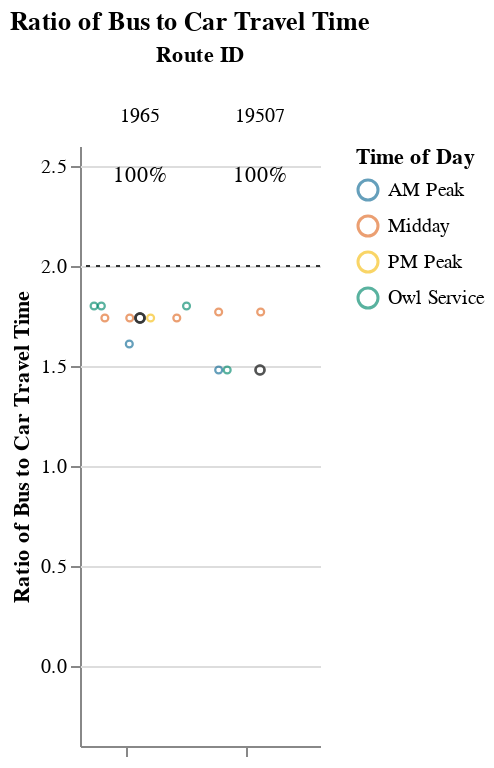
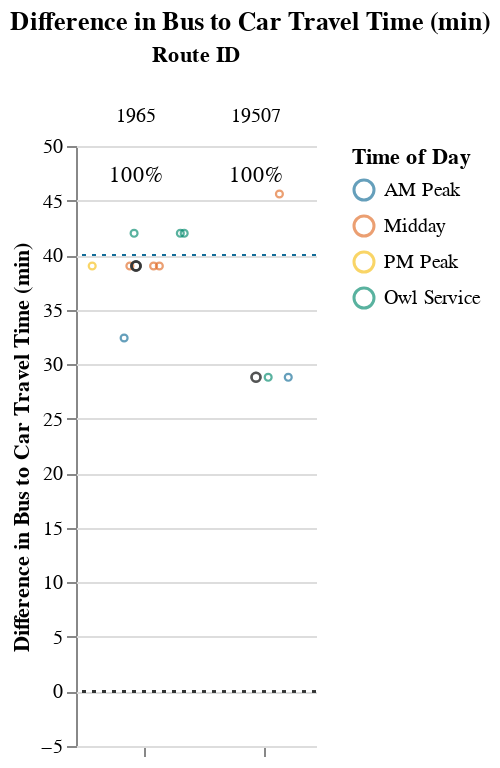

Notebook source saved alongside these figures, in order:
### Markdown cell above
### Long Routes (> 1.5 hrs)

### Code cell
route_group = "long"
try:
    subset_routes, mult, diff  = setup_charts(df, PCT_COMPETITIVE_THRESHOLD, route_group)
    if len(subset_routes) > 0:
        display(
            Markdown(
                f"{CAPTIONS_DICT[route_group]}"
                "Within each route group, routes are sorted in descending order "
                "by % competitive trips and # trips below the additional time cut-off."
            )
        )

        display(mult)
        display(diff)
except:
    print("No routes meet this criteria.")

### Figure 1 — Vega-Lite specification as saved in the notebook (floating-point values rounded to 4 significant figures)
{"config": {"view": {"continuousWidth": 400, "continuousHeight": 300, "stroke": null}, "facet": {"spacing": 0}}, "data": {"name": "data-570277145ce983f8eeb32497a761a22f"}, "facet": {"column": {"field": "route_id", "sort": ["1965", "19507"], "title": "Route ID", "type": "nominal"}}, "spec": {"layer": [{"mark": {"type": "point", "opacity": 0.65, "size": 12, "strokeWidth": 1.1}, "encoding": {"color": {"field": "time_of_day", "scale": {"range": ["#136C97", "#E16B26", "#F6BF16", "#00896B", "#7790A3", "#5B559C"]}, "sort": ["AM Peak", "Midday", "PM Peak", "Owl Service"], "title": "Time of Day", "type": "nominal"}, "tooltip": [{"field": "route_id", "type": "nominal"}, {"field": "trip_id", "type": "nominal"}, {"field": "service_hours", "type": "quantitative"}, {"field": "car_duration_hours", "type": "quantitative"}, {"field": "bus_multiplier", "type": "quantitative"}, {"field": "bus_difference", "type": "quantitative"}, {"field": "num_trips", "type": "quantitative"}, {"field": "num_competitive", "type": "quantitative"}, {"field": "pct_trips_competitive", "type": "quantitative"}, {"field": "p25", "type": "quantitative"}, {"field": "p50", "type": "quantitative"}, {"field": "p75", "type": "quantitative"}], "x": {"axis": {"grid": false, "labels": false, "ticks": true, "values": [0]}, "field": "jitter", "scale": {}, "title": null, "type": "quantitative"}, "y": {"field": "bus_multiplier", "scale": {"domain": [-0.25, 2.5]}, "title": "Ratio of Bus to Car Travel Time", "type": "quantitative"}}, "selection": {"selector003": {"type": "interval", "bind": "scales", "encodings": ["x", "y"]}}, "transform": [{"calculate": "sqrt(-2*log(random()))*cos(2*PI*random())", "as": "jitter"}], "width": 60}, {"layer": [{"mark": {"type": "point", "opacity": 0.6, "size": 20, "strokeWidth": 1.3}, "encoding": {"color": {"value": "#323434"}, "y": {"field": "bus_multiplier", "type": "quantitative"}}, "transform": [{"filter": "(datum.p50_trip === 1)"}]}, {"mark": {"type": "rule", "strokeDash": [2, 3]}, "encoding": {"color": {"value": "#323434"}, "y": {"field": "cutoff", "type": "quantitative"}}}, {"mark": {"type": "text", "align": "center", "baseline": "middle"}, "encoding": {"color": {"value": "black"}, "text": {"field": "pct_trips_competitive", "format": ".0%", "type": "quantitative"}, "tooltip": [{"field": "route_id", "type": "nominal"}, {"field": "trip_id", "type": "nominal"}, {"field": "service_hours", "type": "quantitative"}, {"field": "car_duration_hours", "type": "quantitative"}, {"field": "bus_multiplier", "type": "quantitative"}, {"field": "bus_difference", "type": "quantitative"}, {"field": "num_trips", "type": "quantitative"}, {"field": "num_competitive", "type": "quantitative"}, {"field": "pct_trips_competitive", "type": "quantitative"}, {"field": "p25", "type": "quantitative"}, {"field": "p50", "type": "quantitative"}, {"field": "p75", "type": "quantitative"}], "x": {"value": 30}, "y": {"value": 15}}, "transform": [{"calculate": "sqrt(-2*log(random()))*cos(2*PI*random())", "as": "jitter"}, {"filter": "(datum.fastest_trip === 1)"}]}]}]}, "resolve": {"scale": {"y": "shared"}}, "title": "Ratio of Bus to Car Travel Time", "$schema": "https://vega.github.io/schema/vega-lite/v4.17.0.json", "datasets": {"data-570277145ce983f8eeb32497a761a22f": [{"calitp_itp_id": 101, "trip_key": 3236287114091401813, "trip_id": "t_1949433_b_33026_tn_0", "shape_id": "p_1275951", "route_id": "19507", "service_hours": 1.47, "trip_first_departure_ts": 25800, "trip_last_arrival_ts": 31080, "departure_hour": 7, "time_of_day": "AM Peak", "p25": 1.47, "p50": 1.61, "p75": 1.75, "p50_trip": 1, "fastest_trip": 1, "car_duration_hours": 0.99, "competitive_route": 1, "bus_multiplier": 1.48, "bus_difference": 28.8, "num_trips": 4, "num_competitive": 4, "pct_trips_competitive": 1.0, "bus_difference_spread": 16.8, "route_group": "long", "max_trip_hrs": 1.75, "max_trip_route_group": 1.75, "name": "El Dorado County Transit Authority", "caltrans_district": "03 - Marysville", "drmt_organization_name": null, "cutoff2": 40, "cutoff": 2}, {"calitp_itp_id": 101, "trip_key": 8563022532481679830, "trip_id": "t_1949432_b_33026_tn_0", "shape_id": "p_1275951", "route_id": "19507", "service_hours": 1.47, "trip_first_departure_ts": 22200, "trip_last_arrival_ts": 27480, "departure_hour": 6, "time_of_day": "Owl Service", "p25": 1.47, "p50": 1.61, "p75": 1.75, "p50_trip": 1, "fastest_trip": 0, "car_duration_hours": 0.99, "competitive_route": 1, "bus_multiplier": 1.48, "bus_difference": 28.8, "num_trips": 4, "num_competitive": 4, "pct_trips_competitive": 1.0, "bus_difference_spread": 16.8, "route_group": "long", "max_trip_hrs": 1.75, "max_trip_route_group": 1.75, "name": "El Dorado County Transit Authority", "caltrans_district": "03 - Marysville", "drmt_organization_name": null, "cutoff2": 40, "cutoff": 2}, {"calitp_itp_id": 101, "trip_key": 9110982268179110409, "trip_id": "t_1949431_b_33026_tn_0", "shape_id": "p_1276361", "route_id": "19507", "service_hours": 1.75, "trip_first_departure_ts": 55200, "trip_last_arrival_ts": 61500, "departure_hour": 15, "time_of_day": "Midday", "p25": 1.47, "p50": 1.61, "p75": 1.75, "p50_trip": 0, "fastest_trip": 0, "car_duration_hours": 0.99, "competitive_route": 1, "bus_multiplier": 1.77, "bus_difference": 45.6, "num_trips": 4, "num_competitive": 4, "pct_trips_competitive": 1.0, "bus_difference_spread": 16.8, "route_group": "long", "max_trip_hrs": 1.75, "max_trip_route_group": 1.75, "name": "El Dorado County Transit Authority", "caltrans_district": "03 - Marysville", "drmt_organization_name": null, "cutoff2": 40, "cutoff": 2}, {"calitp_itp_id": 101, "trip_key": 3588662629553815803, "trip_id": "t_1949430_b_33026_tn_0", "shape_id": "p_1276361", "route_id": "19507", "service_hours": 1.75, "trip_first_departure_ts": 50400, "trip_last_arrival_ts": 56700, "departure_hour": 14, "time_of_day": "Midday", "p25": 1.47, "p50": 1.61, "p75": 1.75, "p50_trip": 0, "fastest_trip": 0, "car_duration_hours": 0.99, "competitive_route": 1, "bus_multiplier": 1.77, "bus_difference": 45.6, "num_trips": 4, "num_competitive": 4, "pct_trips_competitive": 1.0, "bus_difference_spread": 16.8, "route_group": "long", "max_trip_hrs": 1.75, "max_trip_route_group": 1.75, "name": "El Dorado County Transit Authority", "caltrans_district": "03 - Marysville", "drmt_organization_name": null, "cutoff2": 40, "cutoff": 2}, {"calitp_itp_id": 101, "trip_key": -2368155360304105473, "trip_id": "t_1949424_b_33026_tn_0", "shape_id": "p_1275942", "route_id": "1965", "service_hours": 1.42, "trip_first_departure_ts": 28800, "trip_last_arrival_ts": 33900, "departure_hour": 8, "time_of_day": "AM Peak", "p25": 1.53, "p50": 1.53, "p75": 1.58, "p50_trip": 0, "fastest_trip": 1, "car_duration_hours": 0.88, "competitive_route": 1, "bus_multiplier": 1.61, "bus_difference": 32.4, "num_trips": 8, "num_competitive": 8, "pct_trips_competitive": 1.0, "bus_difference_spread": 9.6, "route_group": "long", "max_trip_hrs": 1.58, "max_trip_route_group": 1.75, "name": "El Dorado County Transit Authority", "caltrans_district": "03 - Marysville", "drmt_organization_name": null, "cutoff2": 40, "cutoff": 2}, {"calitp_itp_id": 101, "trip_key": 5824973024410556023, "trip_id": "t_1949427_b_33026_tn_0", "shape_id": "p_1275943", "route_id": "1965", "service_hours": 1.53, "trip_first_departure_ts": 60000, "trip_last_arrival_ts": 65520, "departure_hour": 16, "time_of_day": "Midday", "p25": 1.53, "p50": 1.53, "p75": 1.58, "p50_trip": 1, "fastest_trip": 0, "car_duration_hours": 0.88, "competitive_route": 1, "bus_multiplier": 1.74, "bus_difference": 39.0, "num_trips": 8, "num_competitive": 8, "pct_trips_competitive": 1.0, "bus_difference_spread": 9.6, "route_group": "long", "max_trip_hrs": 1.58, "max_trip_route_group": 1.75, "name": "El Dorado County Transit Authority", "caltrans_district": "03 - Marysville", "drmt_organization_name": null, "cutoff2": 40, "cutoff": 2}, {"calitp_itp_id": 101, "trip_key": 5267286720409207687, "trip_id": "t_1949426_b_33026_tn_0", "shape_id": "p_1275943", "route_id": "1965", "service_hours": 1.53, "trip_first_departure_ts": 57600, "trip_last_arrival_ts": 63120, "departure_hour": 16, "time_of_day": "Midday", "p25": 1.53, "p50": 1.53, "p75": 1.58, "p50_trip": 1, "fastest_trip": 0, "car_duration_hours": 0.88, "competitive_route": 1, "bus_multiplier": 1.74, "bus_difference": 39.0, "num_trips": 8, "num_competitive": 8, "pct_trips_competitive": 1.0, "bus_difference_spread": 9.6, "route_group": "long", "max_trip_hrs": 1.58, "max_trip_route_group": 1.75, "name": "El Dorado County Transit Authority", "caltrans_district": "03 - Marysville", "drmt_organization_name": null, "cutoff2": 40, "cutoff": 2}, {"calitp_itp_id": 101, "trip_key": 5828529982851444451, "trip_id": "t_1949425_b_33026_tn_0", "shape_id": "p_1275950", "route_id": "1965", "service_hours": 1.53, "trip_first_departure_ts": 55200, "trip_last_arrival_ts": 60720, "departure_hour": 15, "time_of_day": "Midday", "p25": 1.53, "p50": 1.53, "p75": 1.58, "p50_trip": 1, "fastest_trip": 0, "car_duration_hours": 0.88, "competitive_route": 1, "bus_multiplier": 1.74, "bus_difference": 39.0, "num_trips": 8, "num_competitive": 8, "pct_trips_competitive": 1.0, "bus_difference_spread": 9.6, "route_group": "long", "max_trip_hrs": 1.58, "max_trip_route_group": 1.75, "name": "El Dorado County Transit Authority", "caltrans_district": "03 - Marysville", "drmt_organization_name": null, "cutoff2": 40, "cutoff": 2}, {"calitp_itp_id": 101, "trip_key": 8531536162217740457, "trip_id": "t_1949428_b_33026_tn_0", "shape_id": "p_1275943", "route_id": "1965", "service_hours": 1.53, "trip_first_departure_ts": 63600, "trip_last_arrival_ts": 69120, "departure_hour": 17, "time_of_day": "PM Peak", "p25": 1.53, "p50": 1.53, "p75": 1.58, "p50_trip": 1, "fastest_trip": 0, "car_duration_hours": 0.88, "competitive_route": 1, "bus_multiplier": 1.74, "bus_difference": 39.0, "num_trips": 8, "num_competitive": 8, "pct_trips_competitive": 1.0, "bus_difference_spread": 9.6, "route_group": "long", "max_trip_hrs": 1.58, "max_trip_route_group": 1.75, "name": "El Dorado County Transit Authority", "caltrans_district": "03 - Marysville", "drmt_organization_name": null, "cutoff2": 40, "cutoff": 2}, {"calitp_itp_id": 101, "trip_key": -2961812470250703333, "trip_id": "t_1949421_b_33026_tn_0", "shape_id": "p_1275401", "route_id": "1965", "service_hours": 1.58, "trip_first_departure_ts": 18600, "trip_last_arrival_ts": 24300, "departure_hour": 5, "time_of_day": "Owl Service", "p25": 1.53, "p50": 1.53, "p75": 1.58, "p50_trip": 0, "fastest_trip": 0, "car_duration_hours": 0.88, "competitive_route": 1, "bus_multiplier": 1.8, "bus_difference": 42.0, "num_trips": 8, "num_competitive": 8, "pct_trips_competitive": 1.0, "bus_difference_spread": 9.6, "route_group": "long", "max_trip_hrs": 1.58, "max_trip_route_group": 1.75, "name": "El Dorado County Transit Authority", "caltrans_district": "03 - Marysville", "drmt_organization_name": null, "cutoff2": 40, "cutoff": 2}, {"calitp_itp_id": 101, "trip_key": -7032979825377476222, "trip_id": "t_1949422_b_33026_tn_0", "shape_id": "p_1275941", "route_id": "1965", "service_hours": 1.58, "trip_first_departure_ts": 20400, "trip_last_arrival_ts": 26100, "departure_hour": 5, "time_of_day": "Owl Service", "p25": 1.53, "p50": 1.53, "p75": 1.58, "p50_trip": 0, "fastest_trip": 0, "car_duration_hours": 0.88, "competitive_route": 1, "bus_multiplier": 1.8, "bus_difference": 42.0, "num_trips": 8, "num_competitive": 8, "pct_trips_competitive": 1.0, "bus_difference_spread": 9.6, "route_group": "long", "max_trip_hrs": 1.58, "max_trip_route_group": 1.75, "name": "El Dorado County Transit Authority", "caltrans_district": "03 - Marysville", "drmt_organization_name": null, "cutoff2": 40, "cutoff": 2}, {"calitp_itp_id": 101, "trip_key": -8698119193827787889, "trip_id": "t_1949423_b_33026_tn_0", "shape_id": "p_1275941", "route_id": "1965", "service_hours": 1.58, "trip_first_departure_ts": 22200, "trip_last_arrival_ts": 27900, "departure_hour": 6, "time_of_day": "Owl Service", "p25": 1.53, "p50": 1.53, "p75": 1.58, "p50_trip": 0, "fastest_trip": 0, "car_duration_hours": 0.88, "competitive_route": 1, "bus_multiplier": 1.8, "bus_difference": 42.0, "num_trips": 8, "num_competitive": 8, "pct_trips_competitive": 1.0, "bus_difference_spread": 9.6, "route_group": "long", "max_trip_hrs": 1.58, "max_trip_route_group": 1.75, "name": "El Dorado County Transit Authority", "caltrans_district": "03 - Marysville", "drmt_organization_name": null, "cutoff2": 40, "cutoff": 2}]}}

### Figure 2 — Vega-Lite specification as saved in the notebook (floating-point values rounded to 4 significant figures)
{"config": {"view": {"continuousWidth": 400, "continuousHeight": 300, "stroke": null}, "facet": {"spacing": 0}}, "data": {"name": "data-64e9510451679ea35f86dbb6277e2307"}, "facet": {"column": {"field": "route_id", "sort": ["1965", "19507"], "title": "Route ID", "type": "nominal"}}, "spec": {"layer": [{"mark": {"type": "point", "opacity": 0.65, "size": 12, "strokeWidth": 1.1}, "encoding": {"color": {"field": "time_of_day", "scale": {"range": ["#136C97", "#E16B26", "#F6BF16", "#00896B", "#7790A3", "#5B559C"]}, "sort": ["AM Peak", "Midday", "PM Peak", "Owl Service"], "title": "Time of Day", "type": "nominal"}, "tooltip": [{"field": "route_id", "type": "nominal"}, {"field": "trip_id", "type": "nominal"}, {"field": "service_hours", "type": "quantitative"}, {"field": "car_duration_hours", "type": "quantitative"}, {"field": "bus_multiplier", "type": "quantitative"}, {"field": "bus_difference", "type": "quantitative"}, {"field": "num_trips", "type": "quantitative"}, {"field": "num_competitive", "type": "quantitative"}, {"field": "pct_trips_competitive", "type": "quantitative"}, {"field": "p25", "type": "quantitative"}, {"field": "p50", "type": "quantitative"}, {"field": "p75", "type": "quantitative"}], "x": {"axis": {"grid": false, "labels": false, "ticks": true, "values": [0]}, "field": "jitter", "scale": {}, "title": null, "type": "quantitative"}, "y": {"field": "bus_difference", "scale": {"domain": [-5, 45.6]}, "title": "Difference in Bus to Car Travel Time (min)", "type": "quantitative"}}, "selection": {"selector004": {"type": "interval", "bind": "scales", "encodings": ["x", "y"]}}, "transform": [{"calculate": "sqrt(-2*log(random()))*cos(2*PI*random())", "as": "jitter"}], "width": 60}, {"layer": [{"mark": {"type": "point", "opacity": 0.6, "size": 20, "strokeWidth": 1.3}, "encoding": {"color": {"value": "#323434"}, "y": {"field": "bus_difference", "type": "quantitative"}}, "transform": [{"filter": "(datum.p50_trip === 1)"}]}, {"mark": {"type": "rule", "strokeDash": [2, 3]}, "encoding": {"color": {"value": "#323434"}, "y": {"field": "cutoff", "type": "quantitative"}}}, {"mark": {"type": "rule", "strokeDash": [2, 3]}, "encoding": {"color": {"value": "#136C97"}, "y": {"field": "cutoff2", "type": "quantitative"}}}, {"mark": {"type": "text", "align": "center", "baseline": "middle"}, "encoding": {"color": {"value": "black"}, "text": {"field": "pct_trips_competitive", "format": ".0%", "type": "quantitative"}, "tooltip": [{"field": "route_id", "type": "nominal"}, {"field": "trip_id", "type": "nominal"}, {"field": "service_hours", "type": "quantitative"}, {"field": "car_duration_hours", "type": "quantitative"}, {"field": "bus_multiplier", "type": "quantitative"}, {"field": "bus_difference", "type": "quantitative"}, {"field": "num_trips", "type": "quantitative"}, {"field": "num_competitive", "type": "quantitative"}, {"field": "pct_trips_competitive", "type": "quantitative"}, {"field": "p25", "type": "quantitative"}, {"field": "p50", "type": "quantitative"}, {"field": "p75", "type": "quantitative"}], "x": {"value": 30}, "y": {"value": 15}}, "transform": [{"calculate": "sqrt(-2*log(random()))*cos(2*PI*random())", "as": "jitter"}, {"filter": "(datum.fastest_trip === 1)"}]}]}]}, "resolve": {"scale": {"y": "shared"}}, "title": "Difference in Bus to Car Travel Time (min)", "$schema": "https://vega.github.io/schema/vega-lite/v4.17.0.json", "datasets": {"data-64e9510451679ea35f86dbb6277e2307": [{"calitp_itp_id": 101, "trip_key": 3236287114091401813, "trip_id": "t_1949433_b_33026_tn_0", "shape_id": "p_1275951", "route_id": "19507", "service_hours": 1.47, "trip_first_departure_ts": 25800, "trip_last_arrival_ts": 31080, "departure_hour": 7, "time_of_day": "AM Peak", "p25": 1.47, "p50": 1.61, "p75": 1.75, "p50_trip": 1, "fastest_trip": 1, "car_duration_hours": 0.99, "competitive_route": 1, "bus_multiplier": 1.48, "bus_difference": 28.8, "num_trips": 4, "num_competitive": 4, "pct_trips_competitive": 1.0, "bus_difference_spread": 16.8, "route_group": "long", "max_trip_hrs": 1.75, "max_trip_route_group": 1.75, "name": "El Dorado County Transit Authority", "caltrans_district": "03 - Marysville", "drmt_organization_name": null, "cutoff2": 40, "cutoff": 0}, {"calitp_itp_id": 101, "trip_key": 8563022532481679830, "trip_id": "t_1949432_b_33026_tn_0", "shape_id": "p_1275951", "route_id": "19507", "service_hours": 1.47, "trip_first_departure_ts": 22200, "trip_last_arrival_ts": 27480, "departure_hour": 6, "time_of_day": "Owl Service", "p25": 1.47, "p50": 1.61, "p75": 1.75, "p50_trip": 1, "fastest_trip": 0, "car_duration_hours": 0.99, "competitive_route": 1, "bus_multiplier": 1.48, "bus_difference": 28.8, "num_trips": 4, "num_competitive": 4, "pct_trips_competitive": 1.0, "bus_difference_spread": 16.8, "route_group": "long", "max_trip_hrs": 1.75, "max_trip_route_group": 1.75, "name": "El Dorado County Transit Authority", "caltrans_district": "03 - Marysville", "drmt_organization_name": null, "cutoff2": 40, "cutoff": 0}, {"calitp_itp_id": 101, "trip_key": 9110982268179110409, "trip_id": "t_1949431_b_33026_tn_0", "shape_id": "p_1276361", "route_id": "19507", "service_hours": 1.75, "trip_first_departure_ts": 55200, "trip_last_arrival_ts": 61500, "departure_hour": 15, "time_of_day": "Midday", "p25": 1.47, "p50": 1.61, "p75": 1.75, "p50_trip": 0, "fastest_trip": 0, "car_duration_hours": 0.99, "competitive_route": 1, "bus_multiplier": 1.77, "bus_difference": 45.6, "num_trips": 4, "num_competitive": 4, "pct_trips_competitive": 1.0, "bus_difference_spread": 16.8, "route_group": "long", "max_trip_hrs": 1.75, "max_trip_route_group": 1.75, "name": "El Dorado County Transit Authority", "caltrans_district": "03 - Marysville", "drmt_organization_name": null, "cutoff2": 40, "cutoff": 0}, {"calitp_itp_id": 101, "trip_key": 3588662629553815803, "trip_id": "t_1949430_b_33026_tn_0", "shape_id": "p_1276361", "route_id": "19507", "service_hours": 1.75, "trip_first_departure_ts": 50400, "trip_last_arrival_ts": 56700, "departure_hour": 14, "time_of_day": "Midday", "p25": 1.47, "p50": 1.61, "p75": 1.75, "p50_trip": 0, "fastest_trip": 0, "car_duration_hours": 0.99, "competitive_route": 1, "bus_multiplier": 1.77, "bus_difference": 45.6, "num_trips": 4, "num_competitive": 4, "pct_trips_competitive": 1.0, "bus_difference_spread": 16.8, "route_group": "long", "max_trip_hrs": 1.75, "max_trip_route_group": 1.75, "name": "El Dorado County Transit Authority", "caltrans_district": "03 - Marysville", "drmt_organization_name": null, "cutoff2": 40, "cutoff": 0}, {"calitp_itp_id": 101, "trip_key": -2368155360304105473, "trip_id": "t_1949424_b_33026_tn_0", "shape_id": "p_1275942", "route_id": "1965", "service_hours": 1.42, "trip_first_departure_ts": 28800, "trip_last_arrival_ts": 33900, "departure_hour": 8, "time_of_day": "AM Peak", "p25": 1.53, "p50": 1.53, "p75": 1.58, "p50_trip": 0, "fastest_trip": 1, "car_duration_hours": 0.88, "competitive_route": 1, "bus_multiplier": 1.61, "bus_difference": 32.4, "num_trips": 8, "num_competitive": 8, "pct_trips_competitive": 1.0, "bus_difference_spread": 9.6, "route_group": "long", "max_trip_hrs": 1.58, "max_trip_route_group": 1.75, "name": "El Dorado County Transit Authority", "caltrans_district": "03 - Marysville", "drmt_organization_name": null, "cutoff2": 40, "cutoff": 0}, {"calitp_itp_id": 101, "trip_key": 5824973024410556023, "trip_id": "t_1949427_b_33026_tn_0", "shape_id": "p_1275943", "route_id": "1965", "service_hours": 1.53, "trip_first_departure_ts": 60000, "trip_last_arrival_ts": 65520, "departure_hour": 16, "time_of_day": "Midday", "p25": 1.53, "p50": 1.53, "p75": 1.58, "p50_trip": 1, "fastest_trip": 0, "car_duration_hours": 0.88, "competitive_route": 1, "bus_multiplier": 1.74, "bus_difference": 39.0, "num_trips": 8, "num_competitive": 8, "pct_trips_competitive": 1.0, "bus_difference_spread": 9.6, "route_group": "long", "max_trip_hrs": 1.58, "max_trip_route_group": 1.75, "name": "El Dorado County Transit Authority", "caltrans_district": "03 - Marysville", "drmt_organization_name": null, "cutoff2": 40, "cutoff": 0}, {"calitp_itp_id": 101, "trip_key": 5267286720409207687, "trip_id": "t_1949426_b_33026_tn_0", "shape_id": "p_1275943", "route_id": "1965", "service_hours": 1.53, "trip_first_departure_ts": 57600, "trip_last_arrival_ts": 63120, "departure_hour": 16, "time_of_day": "Midday", "p25": 1.53, "p50": 1.53, "p75": 1.58, "p50_trip": 1, "fastest_trip": 0, "car_duration_hours": 0.88, "competitive_route": 1, "bus_multiplier": 1.74, "bus_difference": 39.0, "num_trips": 8, "num_competitive": 8, "pct_trips_competitive": 1.0, "bus_difference_spread": 9.6, "route_group": "long", "max_trip_hrs": 1.58, "max_trip_route_group": 1.75, "name": "El Dorado County Transit Authority", "caltrans_district": "03 - Marysville", "drmt_organization_name": null, "cutoff2": 40, "cutoff": 0}, {"calitp_itp_id": 101, "trip_key": 5828529982851444451, "trip_id": "t_1949425_b_33026_tn_0", "shape_id": "p_1275950", "route_id": "1965", "service_hours": 1.53, "trip_first_departure_ts": 55200, "trip_last_arrival_ts": 60720, "departure_hour": 15, "time_of_day": "Midday", "p25": 1.53, "p50": 1.53, "p75": 1.58, "p50_trip": 1, "fastest_trip": 0, "car_duration_hours": 0.88, "competitive_route": 1, "bus_multiplier": 1.74, "bus_difference": 39.0, "num_trips": 8, "num_competitive": 8, "pct_trips_competitive": 1.0, "bus_difference_spread": 9.6, "route_group": "long", "max_trip_hrs": 1.58, "max_trip_route_group": 1.75, "name": "El Dorado County Transit Authority", "caltrans_district": "03 - Marysville", "drmt_organization_name": null, "cutoff2": 40, "cutoff": 0}, {"calitp_itp_id": 101, "trip_key": 8531536162217740457, "trip_id": "t_1949428_b_33026_tn_0", "shape_id": "p_1275943", "route_id": "1965", "service_hours": 1.53, "trip_first_departure_ts": 63600, "trip_last_arrival_ts": 69120, "departure_hour": 17, "time_of_day": "PM Peak", "p25": 1.53, "p50": 1.53, "p75": 1.58, "p50_trip": 1, "fastest_trip": 0, "car_duration_hours": 0.88, "competitive_route": 1, "bus_multiplier": 1.74, "bus_difference": 39.0, "num_trips": 8, "num_competitive": 8, "pct_trips_competitive": 1.0, "bus_difference_spread": 9.6, "route_group": "long", "max_trip_hrs": 1.58, "max_trip_route_group": 1.75, "name": "El Dorado County Transit Authority", "caltrans_district": "03 - Marysville", "drmt_organization_name": null, "cutoff2": 40, "cutoff": 0}, {"calitp_itp_id": 101, "trip_key": -2961812470250703333, "trip_id": "t_1949421_b_33026_tn_0", "shape_id": "p_1275401", "route_id": "1965", "service_hours": 1.58, "trip_first_departure_ts": 18600, "trip_last_arrival_ts": 24300, "departure_hour": 5, "time_of_day": "Owl Service", "p25": 1.53, "p50": 1.53, "p75": 1.58, "p50_trip": 0, "fastest_trip": 0, "car_duration_hours": 0.88, "competitive_route": 1, "bus_multiplier": 1.8, "bus_difference": 42.0, "num_trips": 8, "num_competitive": 8, "pct_trips_competitive": 1.0, "bus_difference_spread": 9.6, "route_group": "long", "max_trip_hrs": 1.58, "max_trip_route_group": 1.75, "name": "El Dorado County Transit Authority", "caltrans_district": "03 - Marysville", "drmt_organization_name": null, "cutoff2": 40, "cutoff": 0}, {"calitp_itp_id": 101, "trip_key": -7032979825377476222, "trip_id": "t_1949422_b_33026_tn_0", "shape_id": "p_1275941", "route_id": "1965", "service_hours": 1.58, "trip_first_departure_ts": 20400, "trip_last_arrival_ts": 26100, "departure_hour": 5, "time_of_day": "Owl Service", "p25": 1.53, "p50": 1.53, "p75": 1.58, "p50_trip": 0, "fastest_trip": 0, "car_duration_hours": 0.88, "competitive_route": 1, "bus_multiplier": 1.8, "bus_difference": 42.0, "num_trips": 8, "num_competitive": 8, "pct_trips_competitive": 1.0, "bus_difference_spread": 9.6, "route_group": "long", "max_trip_hrs": 1.58, "max_trip_route_group": 1.75, "name": "El Dorado County Transit Authority", "caltrans_district": "03 - Marysville", "drmt_organization_name": null, "cutoff2": 40, "cutoff": 0}, {"calitp_itp_id": 101, "trip_key": -8698119193827787889, "trip_id": "t_1949423_b_33026_tn_0", "shape_id": "p_1275941", "route_id": "1965", "service_hours": 1.58, "trip_first_departure_ts": 22200, "trip_last_arrival_ts": 27900, "departure_hour": 6, "time_of_day": "Owl Service", "p25": 1.53, "p50": 1.53, "p75": 1.58, "p50_trip": 0, "fastest_trip": 0, "car_duration_hours": 0.88, "competitive_route": 1, "bus_multiplier": 1.8, "bus_difference": 42.0, "num_trips": 8, "num_competitive": 8, "pct_trips_competitive": 1.0, "bus_difference_spread": 9.6, "route_group": "long", "max_trip_hrs": 1.58, "max_trip_route_group": 1.75, "name": "El Dorado County Transit Authority", "caltrans_district": "03 - Marysville", "drmt_organization_name": null, "cutoff2": 40, "cutoff": 0}]}}
